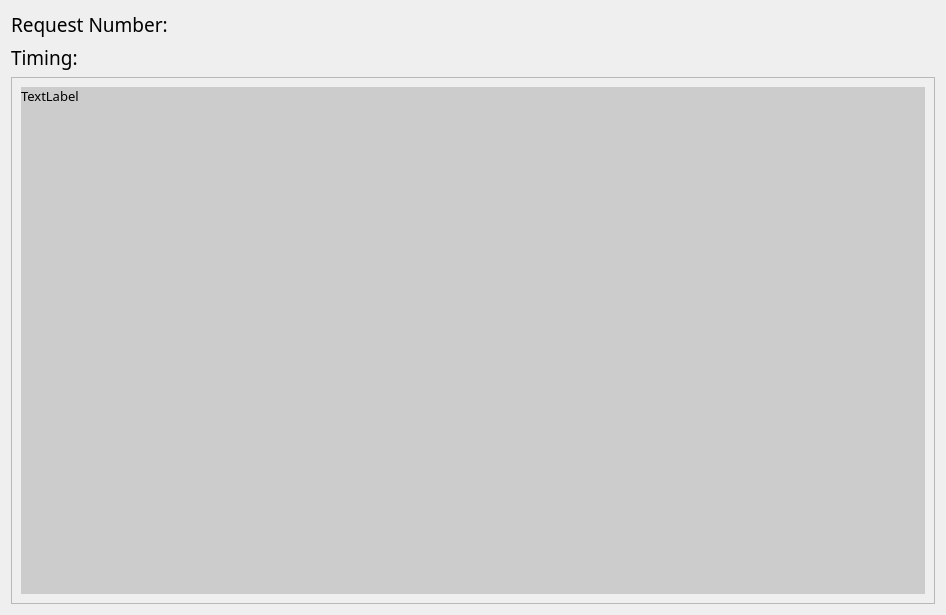
<?xml version="1.0" encoding="UTF-8"?>
<ui version="4.0">
 <class>Dialog</class>
 <widget class="QDialog" name="Dialog">
  <property name="geometry">
   <rect>
    <x>0</x>
    <y>0</y>
    <width>946</width>
    <height>615</height>
   </rect>
  </property>
  <property name="windowTitle">
   <string>HTTP Response Details</string>
  </property>
  <layout class="QGridLayout" name="gridLayout">
   <item row="0" column="0">
    <layout class="QVBoxLayout" name="verticalLayout">
     <item>
      <layout class="QVBoxLayout" name="verticalLayout_2">
       <item>
        <widget class="QLabel" name="req_no">
         <property name="font">
          <font>
           <family>Among Us</family>
           <pointsize>14</pointsize>
          </font>
         </property>
         <property name="text">
          <string>Request Number:</string>
         </property>
        </widget>
       </item>
       <item>
        <widget class="QLabel" name="timing">
         <property name="font">
          <font>
           <family>Among Us</family>
           <pointsize>14</pointsize>
          </font>
         </property>
         <property name="text">
          <string>Timing:</string>
         </property>
        </widget>
       </item>
       <item>
        <widget class="QScrollArea" name="scrollArea">
         <property name="sizePolicy">
          <sizepolicy hsizetype="Expanding" vsizetype="Expanding">
           <horstretch>0</horstretch>
           <verstretch>1</verstretch>
          </sizepolicy>
         </property>
         <property name="widgetResizable">
          <bool>true</bool>
         </property>
         <widget class="QWidget" name="scrollAreaWidgetContents">
          <property name="geometry">
           <rect>
            <x>0</x>
            <y>0</y>
            <width>918</width>
            <height>517</height>
           </rect>
          </property>
          <layout class="QVBoxLayout" name="verticalLayout_3">
           <item>
            <widget class="QLabel" name="http_response">
             <property name="sizePolicy">
              <sizepolicy hsizetype="Preferred" vsizetype="Preferred">
               <horstretch>0</horstretch>
               <verstretch>1</verstretch>
              </sizepolicy>
             </property>
             <property name="font">
              <font>
               <family>Fira Code</family>
               <pointsize>10</pointsize>
              </font>
             </property>
             <property name="autoFillBackground">
              <bool>false</bool>
             </property>
             <property name="styleSheet">
              <string notr="true">background-color: #ccc;</string>
             </property>
             <property name="text">
              <string>TextLabel</string>
             </property>
             <property name="alignment">
              <set>Qt::AlignLeading|Qt::AlignLeft|Qt::AlignTop</set>
             </property>
             <property name="wordWrap">
              <bool>true</bool>
             </property>
            </widget>
           </item>
          </layout>
         </widget>
        </widget>
       </item>
      </layout>
     </item>
    </layout>
   </item>
  </layout>
 </widget>
 <resources/>
 <connections/>
</ui>
